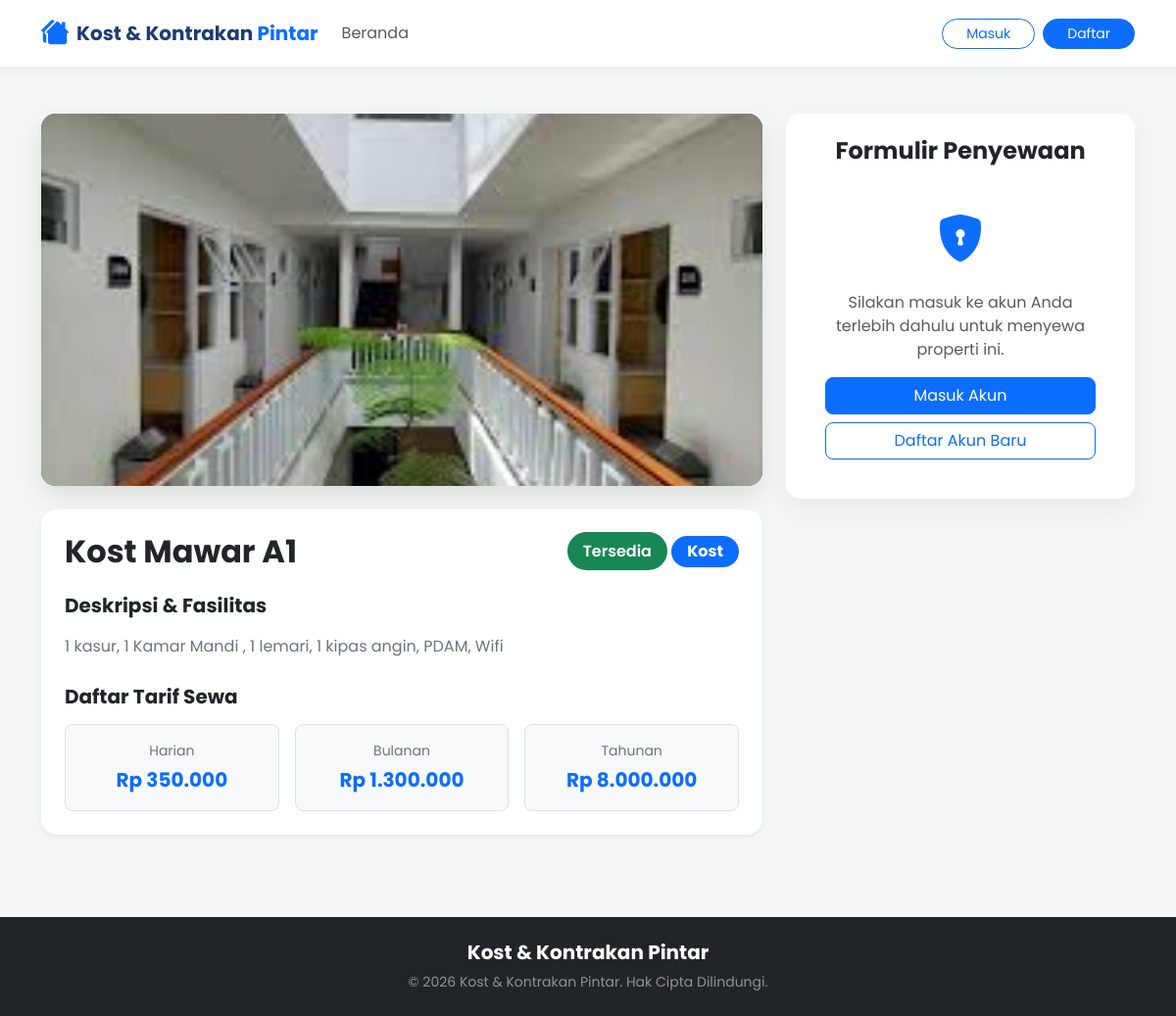
The page /detail.php?id=5 on the database its author committed.
### tables this page shows
CREATE TABLE `properti` (
  `id_properti` int(11) NOT NULL,
  `nama_properti` varchar(100) NOT NULL,
  `tipe` enum('kost','kontrakan') NOT NULL,
  `deskripsi` text NOT NULL,
  `harga_harian` decimal(10,2) DEFAULT NULL,
  `harga_bulanan` decimal(10,2) DEFAULT NULL,
  `harga_tahunan` decimal(10,2) DEFAULT NULL,
  `status_ketersediaan` enum('tersedia','terisi') NOT NULL DEFAULT 'tersedia',
  `foto` varchar(255) NOT NULL,
  `tanggal_input` timestamp NOT NULL DEFAULT current_timestamp()
);

### konfigurasi/fungsi.php (called while the page is built, shortened)
<?php
function formatRupiah($angka) {
    return "Rp " . number_format($angka, 0, ',', '.');
}
?>

### detail.php (the view, shortened to what this page needs)
<?php
require_once 'konfigurasi/koneksi.php';
require_once 'konfigurasi/fungsi.php';
$id_properti = (int)$_GET['id'];
$query = $koneksi->prepare("SELECT * FROM properti WHERE id_properti = :id");
$query->execute([':id' => $id_properti]);
$properti = $query->fetch();
$info_selesai_sewa = null;
?>
<!DOCTYPE html>
<html lang="id">
<head>
    <link href="https://cdn.jsdelivr.net/npm/bootstrap@5.3.0/dist/css/bootstrap.min.css" rel="stylesheet">
    <link rel="stylesheet" href="https://cdn.jsdelivr.net/npm/bootstrap-icons@1.10.5/font/bootstrap-icons.css">
</head>
<body>
    <nav class="navbar navbar-expand-lg sticky-top navbar-light">
        <div class="container">
            <a class="navbar-brand d-flex align-items-center" href="index.php">
                <i class="bi bi-houses-fill me-2 fs-3 text-primary"></i>
                <span>Kost & Kontrakan <span class="text-primary">Pintar</span></span>
            </a>
            <div class="collapse navbar-collapse" id="navbarNav">
                <ul class="navbar-nav me-auto mb-2 mb-lg-0">
                    <li class="nav-item"><a class="nav-link" href="index.php">Beranda</a></li>
                </ul>
                <div class="d-flex align-items-center gap-2">
                    <?php if (isset($_SESSION['login'])): ?>
                        <span class="me-2 text-secondary small">Halo, <strong><?= htmlspecialchars($_SESSION['nama_lengkap']); ?></strong></span>
                        <?php if ($_SESSION['peran'] === 'admin'): ?>
                            <a href="admin/index.php" class="btn btn-outline-primary rounded-pill px-3 btn-sm">Panel Admin</a>
                        <?php else: ?>
                            <a href="penyewa/index.php" class="btn btn-outline-primary rounded-pill px-3 btn-sm">Menu Penyewa</a>
                        <?php endif; ?>
                        <a href="keluar.php" class="btn btn-danger rounded-pill px-3 btn-sm">Keluar</a>
                    <?php else: ?>
                        <a href="masuk.php" class="btn btn-outline-primary rounded-pill px-4 btn-sm">Masuk</a>
                        <a href="daftar.php" class="btn btn-primary rounded-pill px-4 btn-sm">Daftar</a>
                    <?php endif; ?>
                </div>
            </div>
        </div>
    </nav>
    <div class="container my-5">
        <div class="row g-4">
            <div class="col-lg-8">
                <div class="detail-img-placeholder mb-4" style="overflow: hidden;">
                    <?php if (!empty($properti['foto']) && file_exists('aset/foto_properti/' . $properti['foto']) && $properti['foto'] !== 'default.jpg'): ?>
                        <img src="aset/foto_properti/<?= htmlspecialchars($properti['foto']); ?>" alt="<?= htmlspecialchars($properti['nama_properti']); ?>" style="width: 100%; height: 100%; object-fit: cover;">
                    <?php else: ?>
                        <i class="bi <?= $properti['tipe'] === 'kost' ? 'bi-door-closed' : 'bi-house'; ?>"></i>
                    <?php endif; ?>
                </div>
                <div class="bg-white p-4 rounded-4 shadow-sm mb-4">
                    <div class="d-flex flex-wrap justify-content-between align-items-center mb-3 gap-2">
                        <h2 class="fw-bold text-dark mb-0"><?= htmlspecialchars($properti['nama_properti']); ?></h2>
                        <div>
                            <?php if ($properti['status_ketersediaan'] === 'tersedia'): ?>
                                <span class="badge-ketersediaan bg-success text-white">Tersedia</span>
                            <?php else: ?>
                                <span class="badge-ketersediaan bg-danger text-white">Terisi / Terkunci</span>
                            <?php endif; ?>
                            <span class="badge bg-primary px-3 py-2 rounded-pill text-capitalize fs-6"><?= htmlspecialchars($properti['tipe']); ?></span>
                        </div>
                    </div>
                    <h5 class="fw-bold text-dark mt-4 mb-3">Deskripsi & Fasilitas</h5>
                    <p class="text-secondary" style="line-height: 1.8;">
                        <?= nl2br(htmlspecialchars($properti['deskripsi'])); ?>
                    </p>
                    <h5 class="fw-bold text-dark mt-4 mb-3">Daftar Tarif Sewa</h5>
                    <div class="row g-3">
                        <?php if ($properti['harga_harian']): ?>
                            <div class="col-sm-4">
                                <div class="p-3 border rounded-3 bg-light text-center">
                                    <span class="text-secondary small d-block mb-1">Harian</span>
                                    <span class="fw-bold text-primary fs-5"><?= formatRupiah($properti['harga_harian']); ?></span>
                                </div>
                            </div>
                        <?php endif; ?>
                        <?php if ($properti['harga_bulanan']): ?>
                            <div class="col-sm-4">
                                <div class="p-3 border rounded-3 bg-light text-center">
                                    <span class="text-secondary small d-block mb-1">Bulanan</span>
                                    <span class="fw-bold text-primary fs-5"><?= formatRupiah($properti['harga_bulanan']); ?></span>
                                </div>
                            </div>
                        <?php endif; ?>
                        <?php if ($properti['harga_tahunan']): ?>
                            <div class="col-sm-4">
                                <div class="p-3 border rounded-3 bg-light text-center">
                                    <span class="text-secondary small d-block mb-1">Tahunan</span>
                                    <span class="fw-bold text-primary fs-5"><?= formatRupiah($properti['harga_tahunan']); ?></span>
                                </div>
                            </div>
                        <?php endif; ?>
                    </div>
                </div>
            </div>
            <div class="col-lg-4">
                <div class="card card-booking p-4">
                    <h4 class="fw-bold text-dark mb-4 text-center">Formulir Penyewaan</h4>
                    <?php if ($properti['status_ketersediaan'] === 'terisi'): ?>
                        <div class="alert alert-warning text-center" role="alert">
                            <i class="bi bi-lock-fill fs-3 mb-2 d-block"></i>
                            <strong>Unit Sudah Terisi</strong>
                            <p class="small text-muted mt-2 mb-0">Unit sedang aktif disewa.</p>
                            <?php if ($info_selesai_sewa): ?>
                                <hr>
                                <span class="small">Perkiraan tersedia kembali:<br><strong><?= tanggalIndo($info_selesai_sewa); ?></strong></span>
                            <?php endif; ?>
                        </div>
                        <a href="index.php" class="btn btn-outline-secondary w-100"><i class="bi bi-arrow-left"></i> Cari Unit Lain</a>
                    <?php elseif (!isset($_SESSION['login'])): ?>
                        <div class="text-center p-3">
                            <i class="bi bi-shield-lock-fill text-primary" style="font-size: 3rem;"></i>
                            <p class="text-muted mt-3">Silakan masuk ke akun Anda terlebih dahulu untuk menyewa properti ini.</p>
                            <a href="masuk.php" class="btn btn-primary w-100 rounded-3 mb-2">Masuk Akun</a>
                            <a href="daftar.php" class="btn btn-outline-primary w-100 rounded-3">Daftar Akun Baru</a>
                        </div>
                    <?php endif; ?>
                </div>
            </div>
        </div>
    </div>
    <footer class="footer py-4 bg-dark text-white-50 text-center">
        <div class="container">
            <h5 class="fw-bold mb-2 text-white">Kost & Kontrakan Pintar</h5>
            <p class="small mb-0">&copy; 2026 Kost & Kontrakan Pintar. Hak Cipta Dilindungi.</p>
        </div>
    </footer>
</body>
</html>

### detail.php (style rules this page uses)
body { font-family: 'Poppins', sans-serif; background-color: #f4f7f6; }
.navbar { background-color: #ffffff; box-shadow: 0 4px 10px rgba(0,0,0,0.05); }
.navbar-brand { font-weight: 700; color: #1e3c72; }
.detail-img-placeholder { height: 380px; background: linear-gradient(135deg, #1e3c72, #2a5298); border-radius: 15px; display: flex; align-items: center; justify-content: center; color: white; box-shadow: 0 10px 25px rgba(0, 0, 0, 0.1); }
.card-booking { border: none; border-radius: 15px; box-shadow: 0 10px 25px rgba(0,0,0,0.05); background-color: #fff; }
.badge-ketersediaan { padding: 8px 16px; border-radius: 30px; font-weight: 600; }
.footer { background-color: #1a252f; color: #b2bec3; padding: 40px 0; margin-top: 60px; }

### rows shown on the page
properti: foto (picture), nama_properti "Kost Mawar A1", tipe "Kost", deskripsi "1 kasur, 1 Kamar Mandi , 1 lemari, 1 kipas angin, PDAM, Wifi", harga_harian "Rp 350.000", harga_bulanan "Rp 1.300.000", harga_tahunan "Rp 8.000.000"
